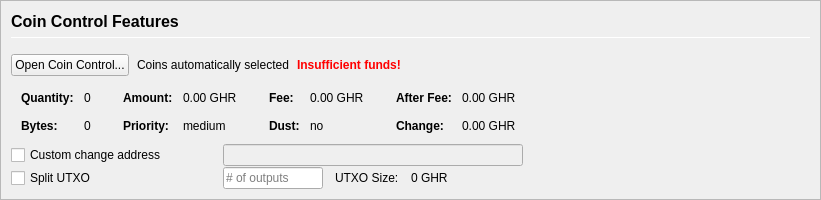
         <widget class="QFrame" name="frameCoinControl">
          <property name="sizePolicy">
           <sizepolicy hsizetype="Expanding" vsizetype="Expanding">
            <horstretch>0</horstretch>
            <verstretch>0</verstretch>
           </sizepolicy>
          </property>
          <property name="maximumSize">
           <size>
            <width>16777215</width>
            <height>16777215</height>
           </size>
          </property>
          <property name="frameShape">
           <enum>QFrame::StyledPanel</enum>
          </property>
          <property name="frameShadow">
           <enum>QFrame::Sunken</enum>
          </property>
          <layout class="QVBoxLayout" name="verticalLayoutCoinControl2">
           <property name="spacing">
            <number>0</number>
           </property>
           <property name="leftMargin">
            <number>0</number>
           </property>
           <property name="topMargin">
            <number>0</number>
           </property>
           <property name="rightMargin">
            <number>0</number>
           </property>
           <property name="bottomMargin">
            <number>0</number>
           </property>
           <item>
            <widget class="QFrame" name="frameCoinControl_BG">
             <layout class="QVBoxLayout" name="verticalLayoutCoinControl" stretch="0,0,0,0,0,0">
              <property name="spacing">
               <number>1</number>
              </property>
              <property name="leftMargin">
               <number>10</number>
              </property>
              <property name="topMargin">
               <number>10</number>
              </property>
              <item>
               <layout class="QHBoxLayout" name="horizontalLayoutCoinControl1">
                <property name="bottomMargin">
                 <number>15</number>
                </property>
                <item>
                 <layout class="QVBoxLayout" name="verticalLayout_3">
                  <property name="spacing">
                   <number>6</number>
                  </property>
                  <item>
                   <widget class="QLabel" name="labelCoinControlFeatures">
                    <property name="sizePolicy">
                     <sizepolicy hsizetype="Preferred" vsizetype="Maximum">
                      <horstretch>0</horstretch>
                      <verstretch>0</verstretch>
                     </sizepolicy>
                    </property>
                    <property name="minimumSize">
                     <size>
                      <width>0</width>
                      <height>20</height>
                     </size>
                    </property>
                    <property name="font">
                     <font>
                      <pointsize>12</pointsize>
                      <weight>75</weight>
                      <bold>true</bold>
                     </font>
                    </property>
                    <property name="styleSheet">
                     <string notr="true">font-weight:bold;</string>
                    </property>
                    <property name="text">
                     <string>Coin Control Features</string>
                    </property>
                   </widget>
                  </item>
                  <item>
                   <widget class="Line" name="line">
                    <property name="minimumSize">
                     <size>
                      <width>0</width>
                      <height>1</height>
                     </size>
                    </property>
                    <property name="maximumSize">
                     <size>
                      <width>16777215</width>
                      <height>1</height>
                     </size>
                    </property>
                    <property name="orientation">
                     <enum>Qt::Horizontal</enum>
                    </property>
                   </widget>
                  </item>
                 </layout>
                </item>
               </layout>
              </item>
              <item>
               <layout class="QHBoxLayout" name="horizontalLayoutCoinControl2" stretch="0,0,0,0">
                <property name="spacing">
                 <number>8</number>
                </property>
                <property name="bottomMargin">
                 <number>10</number>
                </property>
                <item>
                 <widget class="QPushButton" name="pushButtonCoinControl">
                  <property name="styleSheet">
                   <string notr="true"/>
                  </property>
                  <property name="text">
                   <string>Open Coin Control...</string>
                  </property>
                  <property name="autoDefault">
                   <bool>false</bool>
                  </property>
                 </widget>
                </item>
                <item>
                 <widget class="QLabel" name="labelCoinControlAutomaticallySelected">
                  <property name="text">
                   <string>Coins automatically selected</string>
                  </property>
                  <property name="margin">
                   <number>5</number>
                  </property>
                 </widget>
                </item>
                <item>
                 <widget class="QLabel" name="labelCoinControlInsuffFunds">
                  <property name="font">
                   <font>
                    <weight>75</weight>
                    <bold>true</bold>
                   </font>
                  </property>
                  <property name="styleSheet">
                   <string notr="true">color:red;font-weight:bold;</string>
                  </property>
                  <property name="text">
                   <string>Insufficient funds!</string>
                  </property>
                  <property name="margin">
                   <number>5</number>
                  </property>
                 </widget>
                </item>
                <item>
                 <spacer name="horizontalSpacerCoinControl">
                  <property name="orientation">
                   <enum>Qt::Horizontal</enum>
                  </property>
                  <property name="sizeHint" stdset="0">
                   <size>
                    <width>40</width>
                    <height>1</height>
                   </size>
                  </property>
                 </spacer>
                </item>
               </layout>
              </item>
              <item>
               <widget class="QWidget" name="widgetCoinControl" native="true">
                <property name="sizePolicy">
                 <sizepolicy hsizetype="Preferred" vsizetype="Preferred">
                  <horstretch>0</horstretch>
                  <verstretch>0</verstretch>
                 </sizepolicy>
                </property>
                <property name="minimumSize">
                 <size>
                  <width>0</width>
                  <height>0</height>
                 </size>
                </property>
                <property name="styleSheet">
                 <string notr="true"/>
                </property>
                <layout class="QHBoxLayout" name="horizontalLayoutCoinControl5">
                 <property name="leftMargin">
                  <number>0</number>
                 </property>
                 <property name="topMargin">
                  <number>0</number>
                 </property>
                 <property name="rightMargin">
                  <number>0</number>
                 </property>
                 <property name="bottomMargin">
                  <number>0</number>
                 </property>
                 <item>
                  <layout class="QHBoxLayout" name="horizontalLayoutCoinControl3" stretch="0,0,0,1">
                   <property name="spacing">
                    <number>20</number>
                   </property>
                   <property name="topMargin">
                    <number>0</number>
                   </property>
                   <property name="bottomMargin">
                    <number>10</number>
                   </property>
                   <item>
                    <layout class="QFormLayout" name="formLayoutCoinControl1">
                     <property name="horizontalSpacing">
                      <number>10</number>
                     </property>
                     <property name="verticalSpacing">
                      <number>14</number>
                     </property>
                     <property name="leftMargin">
                      <number>10</number>
                     </property>
                     <property name="topMargin">
                      <number>4</number>
                     </property>
                     <property name="rightMargin">
                      <number>6</number>
                     </property>
                     <item row="0" column="0">
                      <widget class="QLabel" name="labelCoinControlQuantityText">
                       <property name="font">
                        <font>
                         <weight>75</weight>
                         <bold>true</bold>
                        </font>
                       </property>
                       <property name="text">
                        <string>Quantity:</string>
                       </property>
                       <property name="margin">
                        <number>0</number>
                       </property>
                      </widget>
                     </item>
                     <item row="0" column="1">
                      <widget class="QLabel" name="labelCoinControlQuantity">
                       <property name="cursor">
                        <cursorShape>IBeamCursor</cursorShape>
                       </property>
                       <property name="contextMenuPolicy">
                        <enum>Qt::ActionsContextMenu</enum>
                       </property>
                       <property name="text">
                        <string notr="true">0</string>
                       </property>
                       <property name="margin">
                        <number>0</number>
                       </property>
                       <property name="textInteractionFlags">
                        <set>Qt::LinksAccessibleByMouse|Qt::TextSelectableByKeyboard|Qt::TextSelectableByMouse</set>
                       </property>
                      </widget>
                     </item>
                     <item row="1" column="0">
                      <widget class="QLabel" name="labelCoinControlBytesText">
                       <property name="font">
                        <font>
                         <weight>75</weight>
                         <bold>true</bold>
                        </font>
                       </property>
                       <property name="text">
                        <string>Bytes:</string>
                       </property>
                      </widget>
                     </item>
                     <item row="1" column="1">
                      <widget class="QLabel" name="labelCoinControlBytes">
                       <property name="cursor">
                        <cursorShape>IBeamCursor</cursorShape>
                       </property>
                       <property name="contextMenuPolicy">
                        <enum>Qt::ActionsContextMenu</enum>
                       </property>
                       <property name="text">
                        <string notr="true">0</string>
                       </property>
                       <property name="textInteractionFlags">
                        <set>Qt::LinksAccessibleByMouse|Qt::TextSelectableByKeyboard|Qt::TextSelectableByMouse</set>
                       </property>
                      </widget>
                     </item>
                    </layout>
                   </item>
                   <item>
                    <layout class="QFormLayout" name="formLayoutCoinControl2">
                     <property name="horizontalSpacing">
                      <number>10</number>
                     </property>
                     <property name="verticalSpacing">
                      <number>14</number>
                     </property>
                     <property name="leftMargin">
                      <number>6</number>
                     </property>
                     <property name="topMargin">
                      <number>4</number>
                     </property>
                     <property name="rightMargin">
                      <number>6</number>
                     </property>
                     <item row="0" column="0">
                      <widget class="QLabel" name="labelCoinControlAmountText">
                       <property name="font">
                        <font>
                         <weight>75</weight>
                         <bold>true</bold>
                        </font>
                       </property>
                       <property name="text">
                        <string>Amount:</string>
                       </property>
                       <property name="margin">
                        <number>0</number>
                       </property>
                      </widget>
                     </item>
                     <item row="0" column="1">
                      <widget class="QLabel" name="labelCoinControlAmount">
                       <property name="cursor">
                        <cursorShape>IBeamCursor</cursorShape>
                       </property>
                       <property name="contextMenuPolicy">
                        <enum>Qt::ActionsContextMenu</enum>
                       </property>
                       <property name="text">
                        <string notr="true">0.00 GHR</string>
                       </property>
                       <property name="textInteractionFlags">
                        <set>Qt::LinksAccessibleByMouse|Qt::TextSelectableByKeyboard|Qt::TextSelectableByMouse</set>
                       </property>
                      </widget>
                     </item>
                     <item row="1" column="0">
                      <widget class="QLabel" name="labelCoinControlPriorityText">
                       <property name="font">
                        <font>
                         <weight>75</weight>
                         <bold>true</bold>
                        </font>
                       </property>
                       <property name="text">
                        <string>Priority:</string>
                       </property>
                      </widget>
                     </item>
                     <item row="1" column="1">
                      <widget class="QLabel" name="labelCoinControlPriority">
                       <property name="cursor">
                        <cursorShape>IBeamCursor</cursorShape>
                       </property>
                       <property name="contextMenuPolicy">
                        <enum>Qt::ActionsContextMenu</enum>
                       </property>
                       <property name="text">
                        <string>medium</string>
                       </property>
                       <property name="textInteractionFlags">
                        <set>Qt::LinksAccessibleByMouse|Qt::TextSelectableByKeyboard|Qt::TextSelectableByMouse</set>
                       </property>
                      </widget>
                     </item>
                    </layout>
                   </item>
                   <item>
                    <layout class="QFormLayout" name="formLayoutCoinControl3">
                     <property name="horizontalSpacing">
                      <number>10</number>
                     </property>
                     <property name="verticalSpacing">
                      <number>14</number>
                     </property>
                     <property name="leftMargin">
                      <number>6</number>
                     </property>
                     <property name="topMargin">
                      <number>4</number>
                     </property>
                     <property name="rightMargin">
                      <number>6</number>
                     </property>
                     <item row="0" column="0">
                      <widget class="QLabel" name="labelCoinControlFeeText">
                       <property name="font">
                        <font>
                         <weight>75</weight>
                         <bold>true</bold>
                        </font>
                       </property>
                       <property name="text">
                        <string>Fee:</string>
                       </property>
                       <property name="margin">
                        <number>0</number>
                       </property>
                      </widget>
                     </item>
                     <item row="0" column="1">
                      <widget class="QLabel" name="labelCoinControlFee">
                       <property name="cursor">
                        <cursorShape>IBeamCursor</cursorShape>
                       </property>
                       <property name="contextMenuPolicy">
                        <enum>Qt::ActionsContextMenu</enum>
                       </property>
                       <property name="text">
                        <string notr="true">0.00 GHR</string>
                       </property>
                       <property name="textInteractionFlags">
                        <set>Qt::LinksAccessibleByMouse|Qt::TextSelectableByKeyboard|Qt::TextSelectableByMouse</set>
                       </property>
                      </widget>
                     </item>
                     <item row="1" column="0">
                      <widget class="QLabel" name="labelCoinControlLowOutputText">
                       <property name="font">
                        <font>
                         <weight>75</weight>
                         <bold>true</bold>
                        </font>
                       </property>
                       <property name="text">
                        <string>Dust:</string>
                       </property>
                      </widget>
                     </item>
                     <item row="1" column="1">
                      <widget class="QLabel" name="labelCoinControlLowOutput">
                       <property name="cursor">
                        <cursorShape>IBeamCursor</cursorShape>
                       </property>
                       <property name="contextMenuPolicy">
                        <enum>Qt::ActionsContextMenu</enum>
                       </property>
                       <property name="text">
                        <string>no</string>
                       </property>
                       <property name="textInteractionFlags">
                        <set>Qt::LinksAccessibleByMouse|Qt::TextSelectableByKeyboard|Qt::TextSelectableByMouse</set>
                       </property>
                      </widget>
                     </item>
                    </layout>
                   </item>
                   <item>
                    <layout class="QFormLayout" name="formLayoutCoinControl4">
                     <property name="horizontalSpacing">
                      <number>10</number>
                     </property>
                     <property name="verticalSpacing">
                      <number>14</number>
                     </property>
                     <property name="leftMargin">
                      <number>6</number>
                     </property>
                     <property name="topMargin">
                      <number>4</number>
                     </property>
                     <property name="rightMargin">
                      <number>6</number>
                     </property>
                     <item row="0" column="0">
                      <widget class="QLabel" name="labelCoinControlAfterFeeText">
                       <property name="font">
                        <font>
                         <weight>75</weight>
                         <bold>true</bold>
                        </font>
                       </property>
                       <property name="text">
                        <string>After Fee:</string>
                       </property>
                       <property name="margin">
                        <number>0</number>
                       </property>
                      </widget>
                     </item>
                     <item row="0" column="1">
                      <widget class="QLabel" name="labelCoinControlAfterFee">
                       <property name="cursor">
                        <cursorShape>IBeamCursor</cursorShape>
                       </property>
                       <property name="contextMenuPolicy">
                        <enum>Qt::ActionsContextMenu</enum>
                       </property>
                       <property name="text">
                        <string notr="true">0.00 GHR</string>
                       </property>
                       <property name="textInteractionFlags">
                        <set>Qt::LinksAccessibleByMouse|Qt::TextSelectableByKeyboard|Qt::TextSelectableByMouse</set>
                       </property>
                      </widget>
                     </item>
                     <item row="1" column="0">
                      <widget class="QLabel" name="labelCoinControlChangeText">
                       <property name="font">
                        <font>
                         <weight>75</weight>
                         <bold>true</bold>
                        </font>
                       </property>
                       <property name="text">
                        <string>Change:</string>
                       </property>
                      </widget>
                     </item>
                     <item row="1" column="1">
                      <widget class="QLabel" name="labelCoinControlChange">
                       <property name="cursor">
                        <cursorShape>IBeamCursor</cursorShape>
                       </property>
                       <property name="contextMenuPolicy">
                        <enum>Qt::ActionsContextMenu</enum>
                       </property>
                       <property name="text">
                        <string notr="true">0.00 GHR</string>
                       </property>
                       <property name="textInteractionFlags">
                        <set>Qt::LinksAccessibleByMouse|Qt::TextSelectableByKeyboard|Qt::TextSelectableByMouse</set>
                       </property>
                      </widget>
                     </item>
                    </layout>
                   </item>
                  </layout>
                 </item>
                </layout>
               </widget>
              </item>
              <item>
               <layout class="QHBoxLayout" name="horizontalLayoutCoinControl4">
                <property name="spacing">
                 <number>12</number>
                </property>
                <property name="sizeConstraint">
                 <enum>QLayout::SetDefaultConstraint</enum>
                </property>
                <property name="topMargin">
                 <number>0</number>
                </property>
                <property name="rightMargin">
                 <number>0</number>
                </property>
                <item>
                 <widget class="QCheckBox" name="checkBoxCoinControlChange">
                  <property name="sizePolicy">
                   <sizepolicy hsizetype="Preferred" vsizetype="Preferred">
                    <horstretch>0</horstretch>
                    <verstretch>0</verstretch>
                   </sizepolicy>
                  </property>
                  <property name="minimumSize">
                   <size>
                    <width>200</width>
                    <height>0</height>
                   </size>
                  </property>
                  <property name="maximumSize">
                   <size>
                    <width>200</width>
                    <height>16777215</height>
                   </size>
                  </property>
                  <property name="toolTip">
                   <string>If this is activated, but the change address is empty or invalid, change will be sent to a newly generated address.</string>
                  </property>
                  <property name="text">
                   <string>Custom change address</string>
                  </property>
                 </widget>
                </item>
                <item>
                 <widget class="QValidatedLineEdit" name="lineEditCoinControlChange">
                  <property name="enabled">
                   <bool>false</bool>
                  </property>
                  <property name="sizePolicy">
                   <sizepolicy hsizetype="Preferred" vsizetype="Preferred">
                    <horstretch>0</horstretch>
                    <verstretch>0</verstretch>
                   </sizepolicy>
                  </property>
                  <property name="minimumSize">
                   <size>
                    <width>300</width>
                    <height>0</height>
                   </size>
                  </property>
                 </widget>
                </item>
                <item>
                 <widget class="QLabel" name="labelCoinControlChangeLabel">
                  <property name="sizePolicy">
                   <sizepolicy hsizetype="Preferred" vsizetype="Preferred">
                    <horstretch>0</horstretch>
                    <verstretch>0</verstretch>
                   </sizepolicy>
                  </property>
                  <property name="minimumSize">
                   <size>
                    <width>100</width>
                    <height>0</height>
                   </size>
                  </property>
                  <property name="text">
                   <string/>
                  </property>
                  <property name="margin">
                   <number>3</number>
                  </property>
                 </widget>
                </item>
               </layout>
              </item>
              <item>
               <layout class="QHBoxLayout" name="horizontalLayoutCoinControl6">
                <property name="spacing">
                 <number>12</number>
                </property>
                <property name="rightMargin">
                 <number>0</number>
                </property>
                <item>
                 <widget class="QCheckBox" name="splitBlockCheckBox">
                  <property name="sizePolicy">
                   <sizepolicy hsizetype="Preferred" vsizetype="Preferred">
                    <horstretch>0</horstretch>
                    <verstretch>0</verstretch>
                   </sizepolicy>
                  </property>
                  <property name="minimumSize">
                   <size>
                    <width>200</width>
                    <height>0</height>
                   </size>
                  </property>
                  <property name="maximumSize">
                   <size>
                    <width>200</width>
                    <height>16777215</height>
                   </size>
                  </property>
                  <property name="text">
                   <string>Split UTXO</string>
                  </property>
                 </widget>
                </item>
                <item>
                 <widget class="QLineEdit" name="splitBlockLineEdit">
                  <property name="sizePolicy">
                   <sizepolicy hsizetype="Preferred" vsizetype="Preferred">
                    <horstretch>50</horstretch>
                    <verstretch>0</verstretch>
                   </sizepolicy>
                  </property>
                  <property name="minimumSize">
                   <size>
                    <width>100</width>
                    <height>0</height>
                   </size>
                  </property>
                  <property name="maximumSize">
                   <size>
                    <width>100</width>
                    <height>16777215</height>
                   </size>
                  </property>
                  <property name="placeholderText">
                   <string># of outputs</string>
                  </property>
                 </widget>
                </item>
                <item>
                 <widget class="QLabel" name="labelBlockSizeText">
                  <property name="text">
                   <string>UTXO Size:</string>
                  </property>
                 </widget>
                </item>
                <item>
                 <widget class="QLabel" name="labelBlockSize">
                  <property name="text">
                   <string>0 GHR</string>
                  </property>
                 </widget>
                </item>
                <item>
                 <spacer name="horizontalSpacer_7">
                  <property name="orientation">
                   <enum>Qt::Horizontal</enum>
                  </property>
                  <property name="sizeHint" stdset="0">
                   <size>
                    <width>40</width>
                    <height>20</height>
                   </size>
                  </property>
                 </spacer>
                </item>
               </layout>
              </item>
              <item>
               <spacer name="verticalSpacerCoinControl">
                <property name="orientation">
                 <enum>Qt::Vertical</enum>
                </property>
                <property name="sizeHint" stdset="0">
                 <size>
                  <width>800</width>
                  <height>1</height>
                 </size>
                </property>
               </spacer>
              </item>
             </layout>
            </widget>
           </item>
          </layout>
         </widget>
